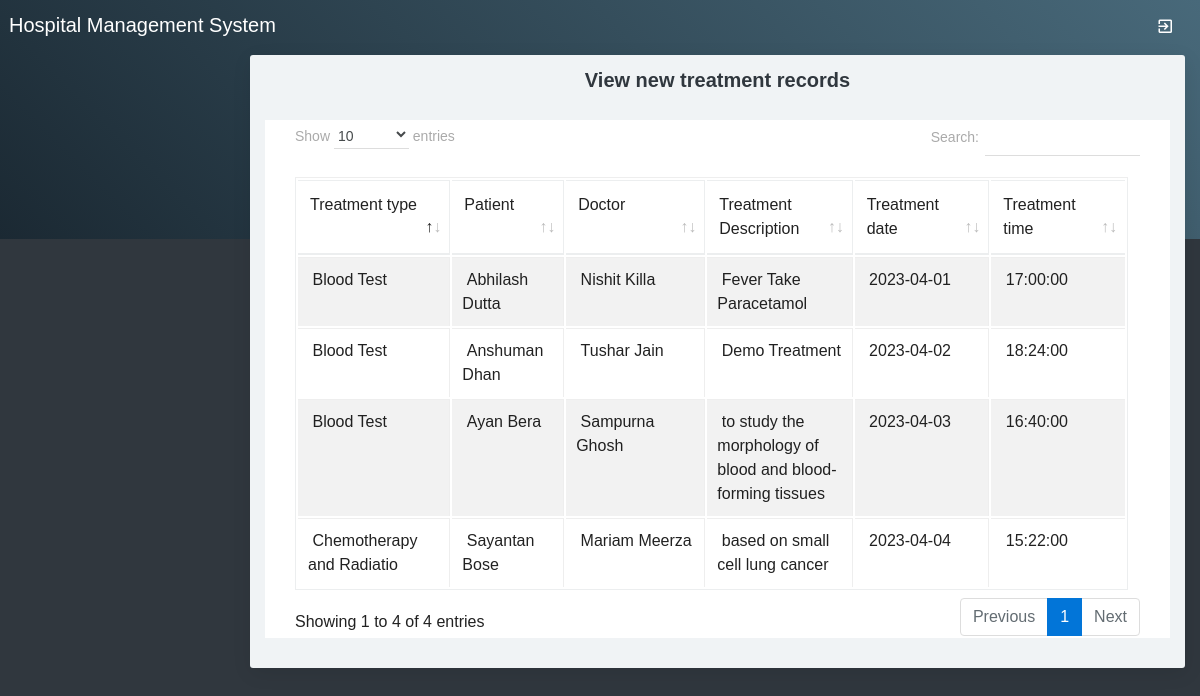
The page /viewtreatmentrecord.php on the database its author committed.
### tables this page shows
CREATE TABLE IF NOT EXISTS `treatment_records` (
  `treatment_records_id` int(10) NOT NULL AUTO_INCREMENT,
  `treatmentid` int(10) NOT NULL,
  `appointmentid` int(10) NOT NULL,
  `patientid` int(10) NOT NULL,
  `doctorid` int(10) NOT NULL,
  `treatment_description` text NOT NULL,
  `uploads` varchar(100) NOT NULL,
  `treatment_date` date NOT NULL,
  `treatment_time` time NOT NULL,
  `status` varchar(10) NOT NULL,
  PRIMARY KEY (`treatment_records_id`)
);

CREATE TABLE IF NOT EXISTS `treatment` (
  `treatmentid` int(10) NOT NULL AUTO_INCREMENT,
  `treatmenttype` varchar(25) NOT NULL,
  `treatment_cost` decimal(10,2) NOT NULL,
  `note` text NOT NULL,
  `status` varchar(10) NOT NULL,
  PRIMARY KEY (`treatmentid`)
);

CREATE TABLE IF NOT EXISTS `patient` (
  `patientid` int(10) NOT NULL AUTO_INCREMENT,
  `patientname` varchar(50) NOT NULL,
  `admissiondate` date NOT NULL,
  `admissiontime` time NOT NULL,
  `address` varchar(250) NOT NULL,
  `mobileno` varchar(15) NOT NULL,
  `city` varchar(25) NOT NULL,
  `pincode` varchar(20) NOT NULL,
  `loginid` varchar(50) NOT NULL,
  `password` varchar(25) NOT NULL,
  `bloodgroup` varchar(20) NOT NULL,
  `gender` varchar(10) NOT NULL,
  `dob` date NOT NULL,
  `status` varchar(10) NOT NULL,
  PRIMARY KEY (`patientid`),
  KEY `loginid` (`loginid`)
);

CREATE TABLE IF NOT EXISTS `doctor` (
  `doctorid` int(10) NOT NULL AUTO_INCREMENT,
  `doctorname` varchar(50) NOT NULL,
  `mobileno` varchar(15) NOT NULL,
  `departmentid` int(10) NOT NULL,
  `loginid` varchar(25) NOT NULL,
  `password` varchar(25) NOT NULL,
  `status` varchar(10) NOT NULL,
  `education` varchar(25) NOT NULL,
  `experience` float(11,1) NOT NULL,
  `consultancy_charge` float(10,2) NOT NULL,
  PRIMARY KEY (`doctorid`)
);

### viewtreatmentrecord.php (the view, shortened to what this page needs)
<?php
include("adformheader.php");
include("dbconnection.php");
?>
<div class="container-fluid">
  <div class="block-header">
    <h2 class="text-center">View new treatment records</h2>
  </div>
  <div class="card">
    <section class="container">
     <table class="table table-bordered table-striped table-hover js-basic-example dataTable">
     	<thead>
     		 <tr>
            <td width="71"	scope="col">Treatment type</td>
            <td width="52"	scope="col">Patient</td>
            <td width="78"	scope="col">Doctor</td>
            <td width="82"	scope="col">Treatment Description</td>
            <td width="43"	scope="col">Treatment date</td>
            <td width="43"	scope="col">Treatment time</td>
          </tr>
     	</thead>
        <tbody>
          <?php
		$sql ="SELECT * FROM treatment_records where status='Active'";
		$qsql = mysqli_query($con,$sql);
		while($rs = mysqli_fetch_array($qsql))
		{
			$sqlpat = "SELECT * FROM patient WHERE patientid='$rs[patientid]'";
			$qsqlpat = mysqli_query($con,$sqlpat);
			$rspat = mysqli_fetch_array($qsqlpat);
			$sqldoc= "SELECT * FROM doctor WHERE doctorid='$rs[doctorid]'";
			$qsqldoc = mysqli_query($con,$sqldoc);
			$rsdoc = mysqli_fetch_array($qsqldoc);
			$sqltreatment= "SELECT * FROM treatment WHERE treatmentid='$rs[treatmentid]'";
			$qsqltreatment = mysqli_query($con,$sqltreatment);
			$rstreatment = mysqli_fetch_array($qsqltreatment);
        echo "<tr>
          <td>&nbsp;$rstreatment[treatmenttype]</td>
		   <td>&nbsp;$rspat[patientname]</td>
		    <td>&nbsp;$rsdoc[doctorname]</td>
			<td>&nbsp;$rs[treatment_description]</td>
			 <td>&nbsp;$rs[treatment_date]</td>
			  <td>&nbsp;$rs[treatment_time]</td>";
       echo " </tr>";
		}
		?>
        </tbody>
      </table>
</section>
</div>
</div>
<?php
include("adformfooter.php");
?>

### rows shown on the page
treatment_records: treatmentid.treatmenttype "Blood Test", patientid.patientname "Abhilash Dutta", doctorid.doctorname "Nishit Killa", treatment_description "Fever Take Paracetamol", treatment_date "2023-04-01", treatment_time "17:00:00"
treatment_records: treatmentid.treatmenttype "Blood Test", patientid.patientname "Anshuman Dhan", doctorid.doctorname "Tushar Jain", treatment_description "Demo Treatment", treatment_date "2023-04-02", treatment_time "18:24:00"
treatment_records: treatmentid.treatmenttype "Blood Test", patientid.patientname "Ayan Bera", doctorid.doctorname "Sampurna Ghosh", treatment_description "to study the morphology of blood and blood-forming tissues", treatment_date "2023-04-03", treatment_time "16:40:00"
treatment_records: treatmentid.treatmenttype "Chemotherapy and Radiatio", patientid.patientname "Sayantan Bose", doctorid.doctorname "Mariam Meerza", treatment_description "based on small cell lung cancer", treatment_date "2023-04-04", treatment_time "15:22:00"
